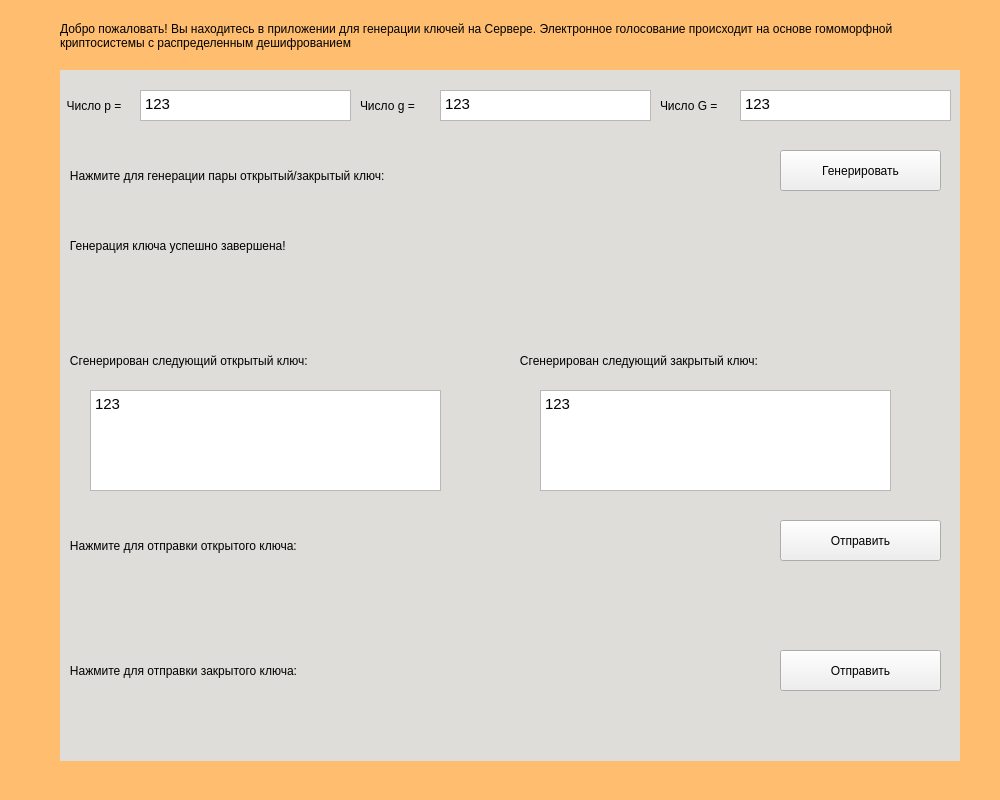
<?xml version="1.0" encoding="UTF-8"?>
<ui version="4.0">
 <class>Evote_server</class>
 <widget class="QMainWindow" name="Evote_server">
  <property name="geometry">
   <rect>
    <x>0</x>
    <y>0</y>
    <width>1000</width>
    <height>800</height>
   </rect>
  </property>
  <property name="minimumSize">
   <size>
    <width>1000</width>
    <height>800</height>
   </size>
  </property>
  <property name="maximumSize">
   <size>
    <width>1000</width>
    <height>800</height>
   </size>
  </property>
  <property name="windowTitle">
   <string>E-vote Server v0.1</string>
  </property>
  <widget class="QWidget" name="centralwidget">
   <widget class="QLabel" name="label_wellcome">
    <property name="geometry">
     <rect>
      <x>60</x>
      <y>0</y>
      <width>900</width>
      <height>71</height>
     </rect>
    </property>
    <property name="acceptDrops">
     <bool>true</bool>
    </property>
    <property name="styleSheet">
     <string notr="true">background-color: rgb(255, 190, 111);</string>
    </property>
    <property name="text">
     <string>Добро пожаловать! Вы находитесь в приложении для генерации ключей на Сервере. Электронное голосование происходит на основе гомоморфной криптосистемы с распределенным дешифрованием</string>
    </property>
    <property name="wordWrap">
     <bool>true</bool>
    </property>
   </widget>
   <widget class="QLabel" name="label_num_p">
    <property name="geometry">
     <rect>
      <x>60</x>
      <y>70</y>
      <width>300</width>
      <height>71</height>
     </rect>
    </property>
    <property name="acceptDrops">
     <bool>true</bool>
    </property>
    <property name="styleSheet">
     <string notr="true">
background-color: rgb(222, 221, 218);</string>
    </property>
    <property name="text">
     <string>  Число p = </string>
    </property>
    <property name="wordWrap">
     <bool>true</bool>
    </property>
   </widget>
   <widget class="QTextBrowser" name="textBrowser_num_p">
    <property name="geometry">
     <rect>
      <x>140</x>
      <y>90</y>
      <width>211</width>
      <height>31</height>
     </rect>
    </property>
    <property name="html">
     <string>&lt;!DOCTYPE HTML PUBLIC &quot;-//W3C//DTD HTML 4.0//EN&quot; &quot;http://www.w3.org/TR/REC-html40/strict.dtd&quot;&gt;
&lt;html&gt;&lt;head&gt;&lt;meta name=&quot;qrichtext&quot; content=&quot;1&quot; /&gt;&lt;style type=&quot;text/css&quot;&gt;
p, li { white-space: pre-wrap; }
&lt;/style&gt;&lt;/head&gt;&lt;body style=&quot; font-family:'Cantarell'; font-size:11pt; font-weight:400; font-style:normal;&quot;&gt;
&lt;p style=&quot; margin-top:0px; margin-bottom:0px; margin-left:0px; margin-right:0px; -qt-block-indent:0; text-indent:0px;&quot;&gt;123&lt;/p&gt;&lt;/body&gt;&lt;/html&gt;</string>
    </property>
   </widget>
   <widget class="QLabel" name="label_num_g">
    <property name="geometry">
     <rect>
      <x>360</x>
      <y>70</y>
      <width>300</width>
      <height>71</height>
     </rect>
    </property>
    <property name="acceptDrops">
     <bool>true</bool>
    </property>
    <property name="styleSheet">
     <string notr="true">
background-color: rgb(222, 221, 218);</string>
    </property>
    <property name="text">
     <string>Число g = </string>
    </property>
    <property name="wordWrap">
     <bool>true</bool>
    </property>
   </widget>
   <widget class="QTextBrowser" name="textBrowser_num_g">
    <property name="geometry">
     <rect>
      <x>440</x>
      <y>90</y>
      <width>211</width>
      <height>31</height>
     </rect>
    </property>
    <property name="html">
     <string>&lt;!DOCTYPE HTML PUBLIC &quot;-//W3C//DTD HTML 4.0//EN&quot; &quot;http://www.w3.org/TR/REC-html40/strict.dtd&quot;&gt;
&lt;html&gt;&lt;head&gt;&lt;meta name=&quot;qrichtext&quot; content=&quot;1&quot; /&gt;&lt;style type=&quot;text/css&quot;&gt;
p, li { white-space: pre-wrap; }
&lt;/style&gt;&lt;/head&gt;&lt;body style=&quot; font-family:'Cantarell'; font-size:11pt; font-weight:400; font-style:normal;&quot;&gt;
&lt;p style=&quot; margin-top:0px; margin-bottom:0px; margin-left:0px; margin-right:0px; -qt-block-indent:0; text-indent:0px;&quot;&gt;123&lt;/p&gt;&lt;/body&gt;&lt;/html&gt;</string>
    </property>
   </widget>
   <widget class="QLabel" name="label_num_G">
    <property name="geometry">
     <rect>
      <x>660</x>
      <y>70</y>
      <width>300</width>
      <height>71</height>
     </rect>
    </property>
    <property name="acceptDrops">
     <bool>true</bool>
    </property>
    <property name="styleSheet">
     <string notr="true">
background-color: rgb(222, 221, 218);</string>
    </property>
    <property name="text">
     <string>Число G = </string>
    </property>
    <property name="wordWrap">
     <bool>true</bool>
    </property>
   </widget>
   <widget class="QTextBrowser" name="textBrowser_num_G">
    <property name="geometry">
     <rect>
      <x>740</x>
      <y>90</y>
      <width>211</width>
      <height>31</height>
     </rect>
    </property>
    <property name="html">
     <string>&lt;!DOCTYPE HTML PUBLIC &quot;-//W3C//DTD HTML 4.0//EN&quot; &quot;http://www.w3.org/TR/REC-html40/strict.dtd&quot;&gt;
&lt;html&gt;&lt;head&gt;&lt;meta name=&quot;qrichtext&quot; content=&quot;1&quot; /&gt;&lt;style type=&quot;text/css&quot;&gt;
p, li { white-space: pre-wrap; }
&lt;/style&gt;&lt;/head&gt;&lt;body style=&quot; font-family:'Cantarell'; font-size:11pt; font-weight:400; font-style:normal;&quot;&gt;
&lt;p style=&quot; margin-top:0px; margin-bottom:0px; margin-left:0px; margin-right:0px; -qt-block-indent:0; text-indent:0px;&quot;&gt;123&lt;/p&gt;&lt;/body&gt;&lt;/html&gt;</string>
    </property>
   </widget>
   <widget class="QLabel" name="label_keygen">
    <property name="geometry">
     <rect>
      <x>60</x>
      <y>140</y>
      <width>900</width>
      <height>71</height>
     </rect>
    </property>
    <property name="acceptDrops">
     <bool>true</bool>
    </property>
    <property name="styleSheet">
     <string notr="true">background-color: rgb(222, 221, 218);</string>
    </property>
    <property name="text">
     <string>   Нажмите для генерации пары открытый/закрытый ключ:</string>
    </property>
    <property name="wordWrap">
     <bool>true</bool>
    </property>
   </widget>
   <widget class="QPushButton" name="pushButton_keygen">
    <property name="geometry">
     <rect>
      <x>780</x>
      <y>150</y>
      <width>161</width>
      <height>41</height>
     </rect>
    </property>
    <property name="text">
     <string>Генерировать</string>
    </property>
   </widget>
   <widget class="QLabel" name="label_openkey">
    <property name="geometry">
     <rect>
      <x>60</x>
      <y>280</y>
      <width>450</width>
      <height>161</height>
     </rect>
    </property>
    <property name="acceptDrops">
     <bool>true</bool>
    </property>
    <property name="styleSheet">
     <string notr="true">background-color: rgb(222, 221, 218);</string>
    </property>
    <property name="text">
     <string>   Сгенерирован следующий открытый ключ:</string>
    </property>
    <property name="wordWrap">
     <bool>true</bool>
    </property>
   </widget>
   <widget class="QTextBrowser" name="textBrowser_open">
    <property name="geometry">
     <rect>
      <x>90</x>
      <y>390</y>
      <width>351</width>
      <height>101</height>
     </rect>
    </property>
    <property name="html">
     <string>&lt;!DOCTYPE HTML PUBLIC &quot;-//W3C//DTD HTML 4.0//EN&quot; &quot;http://www.w3.org/TR/REC-html40/strict.dtd&quot;&gt;
&lt;html&gt;&lt;head&gt;&lt;meta name=&quot;qrichtext&quot; content=&quot;1&quot; /&gt;&lt;style type=&quot;text/css&quot;&gt;
p, li { white-space: pre-wrap; }
&lt;/style&gt;&lt;/head&gt;&lt;body style=&quot; font-family:'Cantarell'; font-size:11pt; font-weight:400; font-style:normal;&quot;&gt;
&lt;p style=&quot; margin-top:0px; margin-bottom:0px; margin-left:0px; margin-right:0px; -qt-block-indent:0; text-indent:0px;&quot;&gt;123&lt;/p&gt;&lt;/body&gt;&lt;/html&gt;</string>
    </property>
   </widget>
   <widget class="QLabel" name="label_closekey">
    <property name="geometry">
     <rect>
      <x>510</x>
      <y>280</y>
      <width>450</width>
      <height>161</height>
     </rect>
    </property>
    <property name="acceptDrops">
     <bool>true</bool>
    </property>
    <property name="styleSheet">
     <string notr="true">background-color: rgb(222, 221, 218);</string>
    </property>
    <property name="text">
     <string>   Сгенерирован следующий закрытый ключ:</string>
    </property>
    <property name="wordWrap">
     <bool>true</bool>
    </property>
   </widget>
   <widget class="QTextBrowser" name="textBrowser_close">
    <property name="geometry">
     <rect>
      <x>540</x>
      <y>390</y>
      <width>351</width>
      <height>101</height>
     </rect>
    </property>
    <property name="html">
     <string>&lt;!DOCTYPE HTML PUBLIC &quot;-//W3C//DTD HTML 4.0//EN&quot; &quot;http://www.w3.org/TR/REC-html40/strict.dtd&quot;&gt;
&lt;html&gt;&lt;head&gt;&lt;meta name=&quot;qrichtext&quot; content=&quot;1&quot; /&gt;&lt;style type=&quot;text/css&quot;&gt;
p, li { white-space: pre-wrap; }
&lt;/style&gt;&lt;/head&gt;&lt;body style=&quot; font-family:'Cantarell'; font-size:11pt; font-weight:400; font-style:normal;&quot;&gt;
&lt;p style=&quot; margin-top:0px; margin-bottom:0px; margin-left:0px; margin-right:0px; -qt-block-indent:0; text-indent:0px;&quot;&gt;123&lt;/p&gt;&lt;/body&gt;&lt;/html&gt;</string>
    </property>
   </widget>
   <widget class="QLabel" name="label_keygen_sucsessfull">
    <property name="geometry">
     <rect>
      <x>60</x>
      <y>210</y>
      <width>900</width>
      <height>71</height>
     </rect>
    </property>
    <property name="acceptDrops">
     <bool>true</bool>
    </property>
    <property name="styleSheet">
     <string notr="true">background-color: rgb(222, 221, 218);</string>
    </property>
    <property name="frameShape">
     <enum>QFrame::Box</enum>
    </property>
    <property name="lineWidth">
     <number>0</number>
    </property>
    <property name="text">
     <string>   Генерация ключа успешно завершена!</string>
    </property>
    <property name="wordWrap">
     <bool>true</bool>
    </property>
   </widget>
   <widget class="QLabel" name="label_browsersback">
    <property name="geometry">
     <rect>
      <x>60</x>
      <y>440</y>
      <width>900</width>
      <height>71</height>
     </rect>
    </property>
    <property name="acceptDrops">
     <bool>true</bool>
    </property>
    <property name="styleSheet">
     <string notr="true">background-color: rgb(222, 221, 218);</string>
    </property>
    <property name="text">
     <string/>
    </property>
    <property name="wordWrap">
     <bool>true</bool>
    </property>
   </widget>
   <widget class="QLabel" name="label_send_open">
    <property name="geometry">
     <rect>
      <x>60</x>
      <y>510</y>
      <width>900</width>
      <height>71</height>
     </rect>
    </property>
    <property name="acceptDrops">
     <bool>true</bool>
    </property>
    <property name="styleSheet">
     <string notr="true">background-color: rgb(222, 221, 218);</string>
    </property>
    <property name="text">
     <string>   Нажмите для отправки открытого ключа:</string>
    </property>
    <property name="wordWrap">
     <bool>true</bool>
    </property>
   </widget>
   <widget class="QPushButton" name="pushButton_send_open">
    <property name="geometry">
     <rect>
      <x>780</x>
      <y>520</y>
      <width>161</width>
      <height>41</height>
     </rect>
    </property>
    <property name="text">
     <string>Отправить</string>
    </property>
   </widget>
   <widget class="QLabel" name="label_send_close">
    <property name="geometry">
     <rect>
      <x>60</x>
      <y>580</y>
      <width>900</width>
      <height>181</height>
     </rect>
    </property>
    <property name="acceptDrops">
     <bool>true</bool>
    </property>
    <property name="styleSheet">
     <string notr="true">background-color: rgb(222, 221, 218);</string>
    </property>
    <property name="text">
     <string>   Нажмите для отправки закрытого ключа:</string>
    </property>
    <property name="wordWrap">
     <bool>true</bool>
    </property>
   </widget>
   <widget class="QPushButton" name="pushButton_send_close">
    <property name="geometry">
     <rect>
      <x>780</x>
      <y>650</y>
      <width>161</width>
      <height>41</height>
     </rect>
    </property>
    <property name="text">
     <string>Отправить</string>
    </property>
   </widget>
   <widget class="QLabel" name="label_bottom">
    <property name="geometry">
     <rect>
      <x>60</x>
      <y>650</y>
      <width>900</width>
      <height>171</height>
     </rect>
    </property>
    <property name="acceptDrops">
     <bool>true</bool>
    </property>
    <property name="styleSheet">
     <string notr="true">background-color: rgb(255, 190, 111);</string>
    </property>
    <property name="text">
     <string/>
    </property>
    <property name="wordWrap">
     <bool>true</bool>
    </property>
   </widget>
   <widget class="QLabel" name="label_left">
    <property name="geometry">
     <rect>
      <x>-20</x>
      <y>0</y>
      <width>81</width>
      <height>811</height>
     </rect>
    </property>
    <property name="acceptDrops">
     <bool>true</bool>
    </property>
    <property name="styleSheet">
     <string notr="true">background-color: rgb(255, 190, 111);</string>
    </property>
    <property name="text">
     <string/>
    </property>
    <property name="wordWrap">
     <bool>true</bool>
    </property>
   </widget>
   <widget class="QLabel" name="label_right">
    <property name="geometry">
     <rect>
      <x>950</x>
      <y>0</y>
      <width>81</width>
      <height>811</height>
     </rect>
    </property>
    <property name="acceptDrops">
     <bool>true</bool>
    </property>
    <property name="styleSheet">
     <string notr="true">background-color: rgb(255, 190, 111);</string>
    </property>
    <property name="text">
     <string/>
    </property>
    <property name="wordWrap">
     <bool>true</bool>
    </property>
   </widget>
   <zorder>label_bottom</zorder>
   <zorder>label_left</zorder>
   <zorder>label_right</zorder>
   <zorder>label_wellcome</zorder>
   <zorder>label_num_g</zorder>
   <zorder>label_num_G</zorder>
   <zorder>label_num_p</zorder>
   <zorder>textBrowser_num_p</zorder>
   <zorder>textBrowser_num_g</zorder>
   <zorder>textBrowser_num_G</zorder>
   <zorder>label_keygen</zorder>
   <zorder>label_keygen_sucsessfull</zorder>
   <zorder>label_send_close</zorder>
   <zorder>pushButton_send_close</zorder>
   <zorder>label_send_open</zorder>
   <zorder>label_closekey</zorder>
   <zorder>label_browsersback</zorder>
   <zorder>label_openkey</zorder>
   <zorder>textBrowser_open</zorder>
   <zorder>textBrowser_close</zorder>
   <zorder>pushButton_keygen</zorder>
   <zorder>pushButton_send_open</zorder>
  </widget>
 </widget>
 <resources/>
 <connections/>
</ui>
